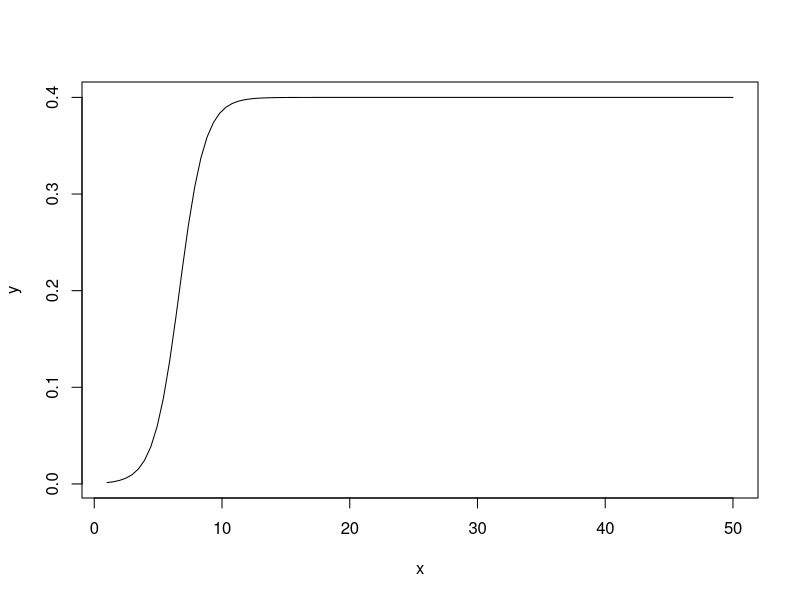
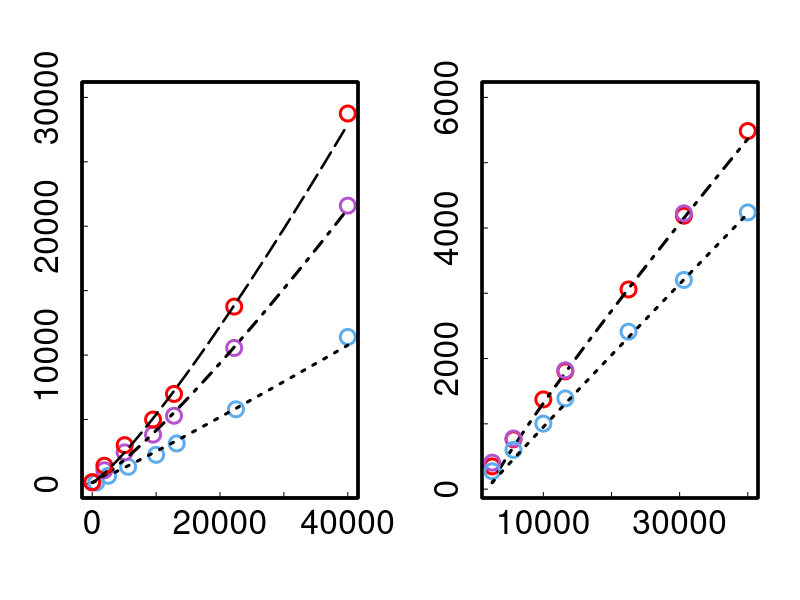

These charts were generated, in order, by the following R code: (Note: this script raises an error after producing the figures.)
# Graficamos la ecuacion logistica:
curve(.4 / (1+790.3*exp(-1.001*x)), from=1, to=50, xlab="x", ylab="y")
#eq <- function(x){ 2.4/(1+0.3*exp(-x) }
#plot(eq(1:1000), type='l')
#curve(logistic(x),add=TRUE)

#Let's assume you have a vector of "average values" avg 
#and another vector of "standard deviations" sdev, they are of the same length n. Let's make the abscissa just the number of these "measurements", so x <- 1:n. Using these, here come the plotting commands:
#ver https://stackoverflow.com/questions/13032777/scatter-plot-with-error-bars

# Line types http://www.sthda.com/english/wiki/line-types-in-r-lty
# Log-log plots http://sphaerula.com/legacy/R/logLogPlots.html
# Fitting curves: https://stackoverflow.com/questions/14190883/fitting-a-curve-to-specific-data
# Interactive R :  https://www.datacamp.com/community/tutorials/15-questions-about-r-plots

# Several funcitons in plot: https://www.sixhat.net/plotting-multiple-data-series-in-r.html
# Size: https://plot.ly/r/setting-graph-size/

#Libreria para plotCI
library(plotrix)

#Random untie rule, means
N<-c(25^2,50^2,75^2,100^2,115^2,150^2,200^2)
D1mc2b<-c(103,626,1324,2254,3136,5790,11404)
D1mc2rb<-c(112,1060,2448,3824,5287,10550,21598)
D1mc2r<-c(130,1410,3008,4995,6984,13760,28750)

par(lwd=2.5,cex=1.5,mfrow=c(1,2))

#Stripes - Cartesian plot
plot(N, D1mc2b, xlim=range(c(0,200^2)),ylim=range(c(100,30000)),type="p",pch=21, col="steelblue2",lwd=2.9,xlab="", ylab="",
     main="",cex=2.0,tck=0.02, cex.axis=2.0)
#plotCI(Y,Empates,NCI,lwd=2.5,col="dodger blue",xlim=c(0.01,1.0),ylim=c(0.01,1.0),ylab='',xlab='')
par(new = TRUE) #tells R to make the second plot without cleaning the first
curve(0.1274*x^{1.070},0^2,200^2, xlim=range(c(0,200^2)), ylim=c(0,30000),xlab="", ylab="",xaxt='n',yaxt='n',lty="dotted",lwd=3.0)
par(new = TRUE) #tells R to make the second plot without cleaning the first
plot(N, D1mc2rb,
     ylim=range(c(100,30000)),type="p",pch=21, col="mediumorchid3",lwd=2.9,xlab="", ylab="",
     main="",cex=2.,tck=0.02, cex.axis=2.0,xaxt='n',yaxt='n')
par(new = TRUE) #tells R to make the second plot without cleaning the first
curve(0.0665*x^{1.1964},0^2,200^2, xlim=range(c(0,200^2)), ylim=c(0,30000),xlab="", ylab="",xaxt='n',yaxt='n',lty="dotdash",lwd=3.0)
par(new = TRUE)
plot(N, D1mc2r,
     ylim=range(c(100,30000)),type="p",pch=21, col="red",lwd=2.9,xlab="", ylab="",
     main="",cex=2.0,tck=0.02, cex.axis=2.0,xaxt='n',yaxt='n')
par(new = TRUE) #tells R to make the second plot without cleaning the first
curve(0.0865*x^{1.1970},0^2,200^2, xlim=range(c(0,200^2)), ylim=c(0,30000),xlab="", ylab="",xaxt='n',yaxt='n',lty="longdash",lwd=2.5)
#arrows(I, Tcsmin, I, Tcsmax, length=0.09, angle=90, code=3)

#Do nothing rule
M<-c(50^2,75^2,100^2,115^2,150^2,175^2,200^2)

cib<-c(7,13,23,26,55,33,22)
D1mc2bn<-c(274,601,1003,1390,2412,3204,4238)
D1mc2brn<-c(405,775,'',1820,'',4224,'')
D1mc2rn<-c(348,763,1374,1804,3058,4188,5485)

#par(lwd=2.5,cex=1.5,mfrow=c(1,2))
plot(M, D1mc2rn,
     ylim=range(c(100,6000)),type="p",pch=21, col="red",lwd=2.9,xlab="", ylab="",
     main="",cex=2.0,tck=0.02, cex.axis=2.0)
par(new = TRUE) #tells R to make the second plot without cleaning the first
curve(0.3462*x^{0.9103},0^2,200^2, xlim=range(c(0,200^2)), ylim=c(0,6000),xlab="", ylab="",xaxt='n',yaxt='n',lty="dotdash",lwd=3.0)
par(new = TRUE) #tells R to make the second plot without cleaning the first
plot(M, D1mc2brn,
     ylim=range(c(100,6000)),type="p",pch=21, col="mediumorchid3",lwd=2.9,xlab="", ylab="",
     main="",cex=2.0,tck=0.02, cex.axis=2.0,xaxt='n',yaxt='n')
par(new = TRUE) #tells R to make the second plot without cleaning the first
#plotCI(M, D1mc2bn,cib,xlim=c(0^2,200^2),
#     ylim=c(100,6000),pch=19, col="blue",lwd=3.5,xlab="", ylab="",
#     main="",cex=0.8,tck=0.02, cex.axis=2.0,xaxt='n',yaxt='n')
plot(M, D1mc2bn,
       ylim=range(c(100,6000)),type="p",pch=21, col="steelblue2",lwd=2.9,xlab="", ylab="",
       main="",cex=2.0,tck=0.02, cex.axis=2.0,xaxt='n',yaxt='n')
par(new = TRUE) #tells R to make the second plot without cleaning the first
curve(0.1294*x^{0.9801},0^2,200^2, xlim=range(c(0,200^2)), ylim=c(0,6000),xlab="", ylab="",xaxt='n',yaxt='n',lty="dotted",lwd=3.0)

# hack: we draw arrows but with very special "arrowheads"
#par(lwd=1.3,cex=1.5)
#par(new = TRUE)
arrows(I, Tcmin, I, Tcmax, length=0.05, angle=90, code=3)
par(new = TRUE)
curve(x^{0.98},50^2,200^2,xlab="", ylab="",xaxt='n',yaxt='n',lty="twodash")

